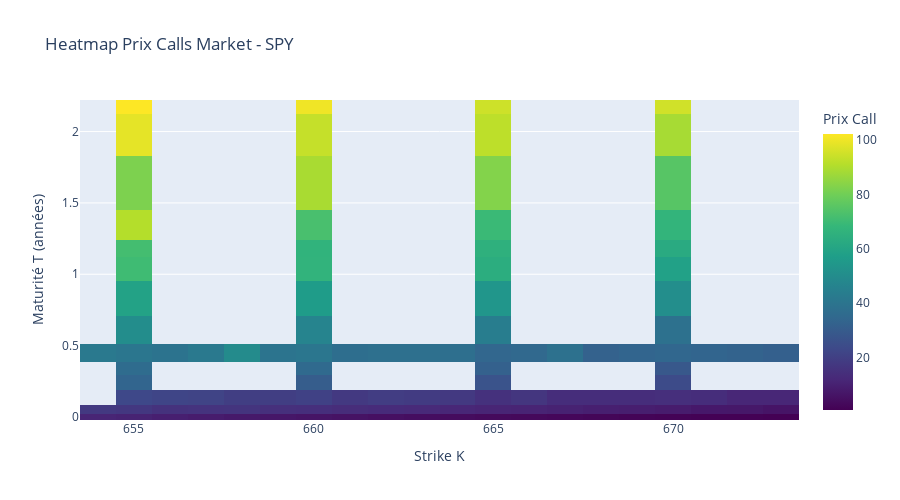
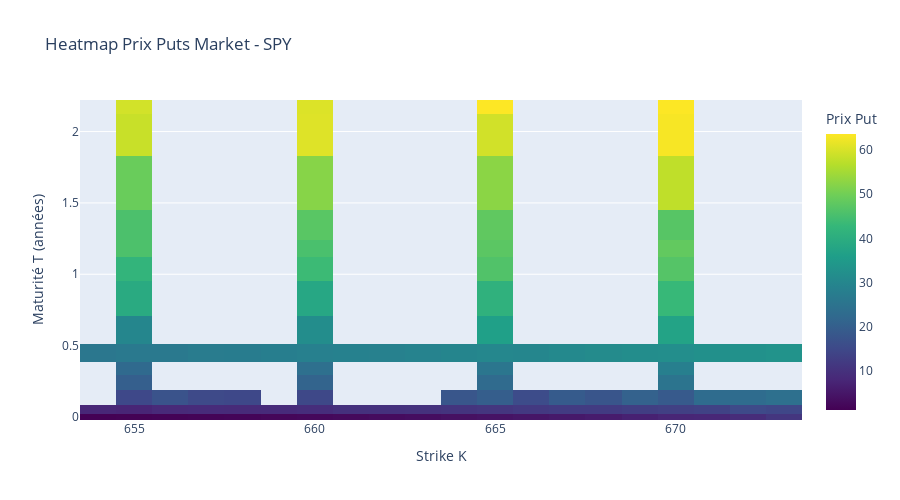

The notebook cell saved with these charts, in order:
### Markdown cell above
## 8. Heatmap des Prix Market (K × T)

### Code cell
print(f"\n{'='*60}")
print(f"CONSTRUCTION DES HEATMAPS MARKET")
print(f"{'='*60}\n")

# Filtrer les strikes dans S0 ± 10
K_min, K_max = S0 - SPAN, S0 + SPAN
calls_market_filtered = calls_df[(calls_df['K'] >= K_min) & (calls_df['K'] <= K_max)].copy()
puts_market_filtered = puts_df[(puts_df['K'] >= K_min) & (puts_df['K'] <= K_max)].copy()

# Pivot pour heatmap
heatmap_calls_market = calls_market_filtered.pivot_table(
    index='T', columns='K', values='C_mkt', aggfunc='mean'
)
heatmap_puts_market = puts_market_filtered.pivot_table(
    index='T', columns='K', values='P_mkt', aggfunc='mean'
)

print(f"Heatmap Calls: {heatmap_calls_market.shape[0]} maturités × {heatmap_calls_market.shape[1]} strikes")
print(f"Heatmap Puts:  {heatmap_puts_market.shape[0]} maturités × {heatmap_puts_market.shape[1]} strikes")

# Affichage
fig_calls_mkt = go.Figure(data=go.Heatmap(
    z=heatmap_calls_market.values,
    x=heatmap_calls_market.columns,
    y=heatmap_calls_market.index,
    colorscale='Viridis',
    colorbar=dict(title="Prix Call")
))
fig_calls_mkt.update_layout(
    title=f"Heatmap Prix Calls Market - {TICKER}",
    xaxis_title="Strike K",
    yaxis_title="Maturité T (années)",
    height=500
)
fig_calls_mkt.show()

fig_puts_mkt = go.Figure(data=go.Heatmap(
    z=heatmap_puts_market.values,
    x=heatmap_puts_market.columns,
    y=heatmap_puts_market.index,
    colorscale='Viridis',
    colorbar=dict(title="Prix Put")
))
fig_puts_mkt.update_layout(
    title=f"Heatmap Prix Puts Market - {TICKER}",
    xaxis_title="Strike K",
    yaxis_title="Maturité T (années)",
    height=500
)
fig_puts_mkt.show()

### Figure 1 — Plotly figure (JSON) as saved in the notebook; plotly's stock layout.template omitted (floating-point values rounded to 4 significant figures; data arrays with more than 128 entries replaced by an {"elided": "..."} marker saying what was removed)
{"data": [{"colorbar": {"title": {"text": "Prix Call"}}, "colorscale": [[0, "#440154"], [0.1111, "#482878"], [0.2222, "#3e4989"], [0.3333, "#31688e"], [0.4444, "#26828e"], [0.5556, "#1f9e89"], [0.6667, "#35b779"], [0.7778, "#6ece58"], [0.8889, "#b5de2b"], [1, "#fde725"]], "type": "heatmap", "x": [654.0, 655.0, 656.0, 657.0, 658.0, 659.0, 660.0, 661.0, 662.0, 663.0, 664.0, 665.0, 666.0, 667.0, 668.0, 669.0, 670.0, 671.0, 672.0, 673.0], "y": [0.0006242, 0.04446, 0.1212, 0.2554, 0.3321, 0.4445, 0.5787, 0.8308, 1.08, 1.157, 1.329, 1.576, 2.077, 2.173], "z": {"elided": "14x20 float values"}}], "layout": {"height": 500, "title": {"text": "Heatmap Prix Calls Market - SPY"}, "xaxis": {"title": {"text": "Strike K"}}, "yaxis": {"title": {"text": "Maturité T (années)"}}}}

### Figure 2 — Plotly figure (JSON) as saved in the notebook; plotly's stock layout.template omitted (floating-point values rounded to 4 significant figures; data arrays with more than 128 entries replaced by an {"elided": "..."} marker saying what was removed)
{"data": [{"colorbar": {"title": {"text": "Prix Put"}}, "colorscale": [[0, "#440154"], [0.1111, "#482878"], [0.2222, "#3e4989"], [0.3333, "#31688e"], [0.4444, "#26828e"], [0.5556, "#1f9e89"], [0.6667, "#35b779"], [0.7778, "#6ece58"], [0.8889, "#b5de2b"], [1, "#fde725"]], "type": "heatmap", "x": [654.0, 655.0, 656.0, 657.0, 658.0, 659.0, 660.0, 661.0, 662.0, 663.0, 664.0, 665.0, 666.0, 667.0, 668.0, 669.0, 670.0, 671.0, 672.0, 673.0], "y": [0.0006241, 0.04446, 0.1212, 0.2554, 0.3321, 0.4445, 0.5787, 0.8308, 1.08, 1.157, 1.329, 1.576, 2.077, 2.173], "z": {"elided": "14x20 float values"}}], "layout": {"height": 500, "title": {"text": "Heatmap Prix Puts Market - SPY"}, "xaxis": {"title": {"text": "Strike K"}}, "yaxis": {"title": {"text": "Maturité T (années)"}}}}
